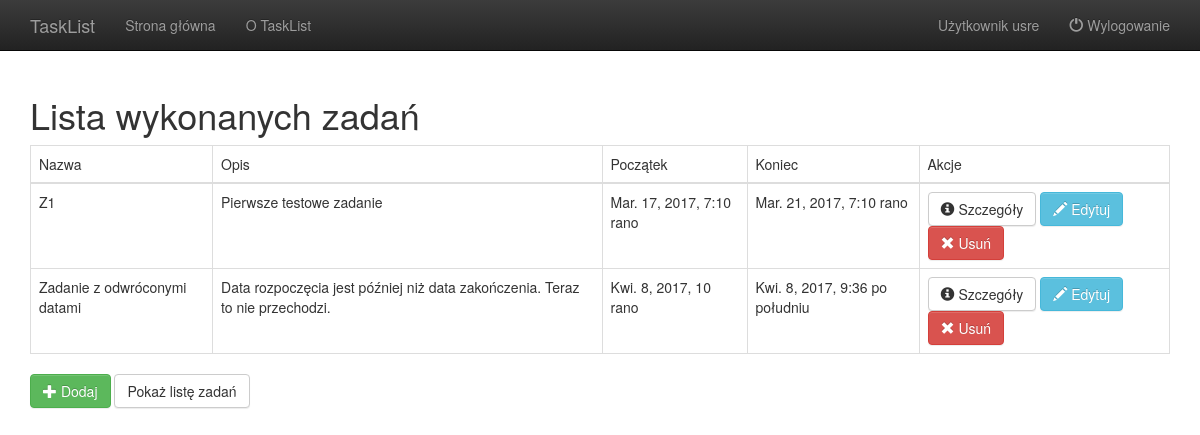
Page /tasks/done/ (signed in) on the committed database.
### TaskList/models.py (models this page shows, shortened)
class Task(models.Model):
    user = models.ForeignKey(User)
    name = models.CharField(max_length=256)
    description = models.TextField(max_length=4000)
    start = models.DateTimeField(default=datetime.now)
    end = models.DateTimeField(default=datetime.now)
    done = models.BooleanField(default=False)

### TaskList/list_views.py (the view)
# urls.py: url(r'^tasks/done/$', list_views.TaskListFilteredByFlagDone.as_view(done=True), name='task_list_done'),
@method_decorator(login_required, 'dispatch')
class TaskListFilteredByFlagDone(ListView):
    done = True
    allow_empty = True
    template_name = "TaskList/task_list_filt.html"
    def get_queryset(self):
        return Task.objects.filter(user=self.request.user.pk, done=self.done)
    def get_context_data(self, **kwargs):
        context = super(TaskListFilteredByFlagDone, self).get_context_data(**kwargs)
        context['user'] = self.request.user
        return context

### TaskList/AuthenticationBackend.py (called while the page is built)
    def get_user(self, user_id):
        try:
            return User.objects.get(pk=user_id)
        except User.DoesNotExist:
            return None

### TaskList/templates/TaskList/task_list_filt.html (shortened to what this page needs)
{% extends "layout.html" %}
{% block content %}
	{% if view.done %}
	<h1>Lista wykonanych zadań</h1>
	{% else %}
	<h1>Lista zadań do zrobienia</h1>
	{% endif %}
	<table class="table table-bordered">
		<thead>
		<tr>
			<td>Nazwa</td><td>Opis</td><td>Początek</td><td>Koniec</td><td>Akcje</td>
		</tr>
		</thead>
		<tbody>
		{% for task in object_list %}
		<tr>
			<td>{{task.name}}</td><td>{{task.description}}</td><td>{{task.start}}</td><td>{{task.end}}</td>
			<td>
				<a class="btn btn-default" href="{% url 'task_details' task.id %}">
					<span class="glyphicon glyphicon-info-sign"></span>
					Szczegóły
				</a>
				<a class="btn btn-info" href="{% url 'task_edit' task.id %}">
					<span class="glyphicon glyphicon-pencil"></span>
					Edytuj
				</a>
				<a class="btn btn-danger" href="{% url 'task_delete' task.id %}">
					<span class="glyphicon glyphicon-remove"></span> Usuń
				</a>
			</td>
		</tr>
		{% empty %}
		<tr>
            Brak zadań {% if view.done %}wykonanych.{% else %}do wykonania.{% endif %}
		</tr>
		{% endfor %}
		</tbody>
	</table>
	<a class="btn btn-success" href="{% url 'task_new' %}"><span class="glyphicon glyphicon-plus"></span> Dodaj</a>
	<a class="btn btn-default" href="{% url 'task_list' %}">Pokaż listę zadań</a>
{% endblock %}

### TaskList/templates/layout.html (shortened to what this page needs)
<!DOCTYPE html>
<html>
<head>
    {% load staticfiles %}
    <link rel="stylesheet" href="{% static 'css/bootstrap-theme.min.css' %}" />
    <link rel="stylesheet" href="{% static 'css/bootstrap.min.css' %}" />
</head>
<body>
<nav class="navbar navbar-inverse navbar-fixed-top">
    <div class="container">
        <div class="navbar-header">
            {% if user.is_authenticated %}
            <a class="navbar-brand" href="/tasks">TaskList</a>
            {% else %}
            <a class="navbar-brand" href="/">TaskList</a>
            {% endif %}
        </div>
        <div id="navbar" class="collapse navbar-collapse">
            <ul class="nav navbar-nav">
                <li class="{% if active == 'tasks' or active == 'home' %}active{% endif %}">
                    {% if user.is_authenticated %}
                    <a href="/tasks">Strona główna</a>
                    {% else %}
                    <a href="/">Strona główna</a>
                    {% endif %}
                </li>
                <li class="{% if active == 'about' %}active{% endif %}">
                    <a href="/about">O TaskList</a>
                </li>
            </ul>
            {% if user.is_authenticated %}
            <ul class="nav navbar-nav navbar-right">
                <li class="{% if active == 'user' %}active{% endif %}"><a href="/user">Użytkownik {{user}}</a></li>
                <li><a href="/logout"><span class="glyphicon glyphicon-off"></span>&nbsp;Wylogowanie</a></li>
            </ul>
            {% endif %}
        </div>
    </div>
</nav>
<div class="container">
    {% block content %}
    {% endblock content %}
</div>
</body>
</html>

### TaskList/templates/layout.html (style rules this page uses)
body { padding-top: 75px; }

### rows in the picture
Task: name "Z1", description "Pierwsze testowe zadanie", start "Mar. 17, 2017, 7:10 rano", end "Mar. 21, 2017, 7:10 rano"
Task: name "Zadanie z odwróconymi datami", description "Data rozpoczęcia jest później niż data zakończenia. Teraz to nie przechodzi.", start "Kwi. 8, 2017, 10 rano", end "Kwi. 8, 2017, 9:36 po południu"

### other values in the picture
{{ user }} "usre"
